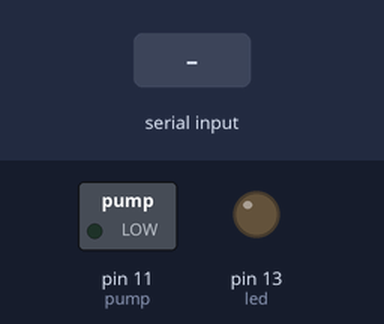
This sketch was run on a simulated Arduino Uno, built with avr-gcc and run on an emulated ATmega328P. Shown: switched loads named in the sketch (green lamp = pin HIGH), output pins drawn as LEDs (lit = HIGH). The inputs (shaded band) are chosen by the test bench.

Above: at 1.2 s.
1.3 s: "1" received over Serial
At 2.5 s:
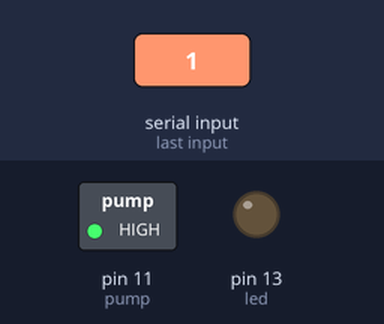
2.8 s: "0" received over Serial
At 3.8 s:
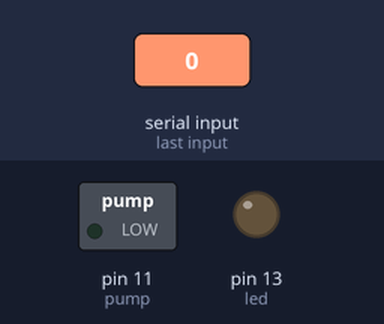
Timing chart, 0 to 5.8 s (numbered marks = the images above; inputs shaded):
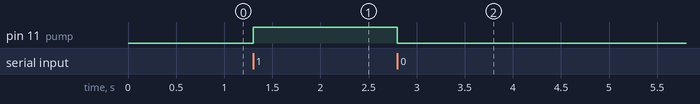

Measured:
- after the input at 1.3 s, pin 11 (pump): LOW → HIGH at once
- after the input at 2.8 s, pin 11 (pump): HIGH → LOW at once

The sketch:

slave.ino
```cpp
int pump = 11; //bomba de agua
int led = 13; //led interno de la tarjeta arduino
int symonsays = 0; //nombre asignado al módulo emisor

void setup(){
  pinMode(led,OUTPUT);
  pinMode(pump,OUTPUT);
  digitalWrite(led,LOW);
  Serial.begin(9600); //comunicación serial a 9600 baudios,
  //la velocidad por default
  digitalWrite(led,LOW);
  }
  void loop()
  {
    if(Serial.available()>0)//si hay comunicación disponible
    {
      symonsays = Serial.read();//el módulo emisor será el dato serial
     //de lectura, y de ser así entonces:
      if(symonsays == '1')
      {
        digitalWrite(pump,HIGH);
        }
        else
        {
          digitalWrite(pump,LOW);
        }
      }
      }
```
